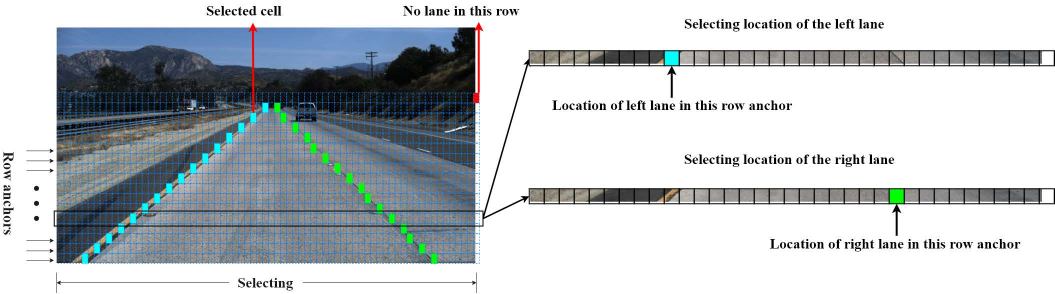
#> input picture src/lane_detect/vis.jpg, 2109 x 588 px, given in place of 6_Fail_Pedestrian_Red_Light.MOV, which was not available (shown at 1/2 size)
$ jupyter execute car_driving_module.ipynb   (text cells are left out)
#> lines starting #> are read from the running program, lines starting #| are printed output that depends on the picture; after the words box and inside, x2 and y2 are one past the last pixel; in counts of white or black regions, pixels touching at a corner belong together; pictures that were not available may be replaced by others from this repository, and a replacement may not be noted
#> further down, frame is the input picture: shape (588, 2109, 3); mean B, G, R 199.1, 195.4, 189.8
[cell 1]
import cv2
import numpy as np

# 이전 프레임의 차선 위치
prev_lane_position = None

def estimate_speed(frame, prev_lane_position):
    # 현재 프레임에서 차선을 감지 또는 추적합니다.
    current_lane_position = detect_lane(frame)

    # 이전 프레임과 현재 프레임의 차선 위치를 사용하여 속도를 계산합니다.
    if prev_lane_position is not None and current_lane_position is not None:
        # 이전 프레임과 현재 프레임의 차선 중심 간의 거리를 계산합니다.
        distance_px = abs(current_lane_position - prev_lane_position)

        # 픽셀 단위 거리를 실제 거리로 변환합니다. (픽셀 단위 거리 / 픽셀 단위 길이)
        # 예를 들어, 1 픽셀 단위 거리는 0.1미터가 될 수 있습니다.
        distance_m = distance_px * 0.005  # 예시: 1 픽셀 단위 거리는 0.1 미터라고 가정

        # 초당 이동 거리를 계산합니다.
        speed_mps = distance_m * fps  # 초당 이동 거리 = 픽셀 단위 거리 * 초당 프레임 수
        # m/s 를 km/h 로 변환
        speed_kph = speed_mps * 3.6

        return speed_kph

    else:
        return None

def detect_lane(frame):
    # 이미지를 그레이스케일로 변환
    gray = cv2.cvtColor(frame, cv2.COLOR_BGR2GRAY)

    # 가우시안 블러를 적용하여 노이즈 제거
    blurred = cv2.GaussianBlur(gray, (5, 5), 0)

    # Canny 엣지 감지를 사용하여 엣지 검출
    edges = cv2.Canny(blurred, 50, 150)
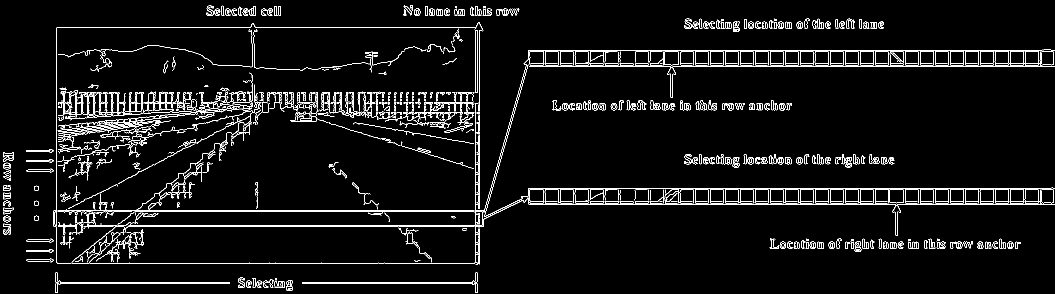
#> edges: shape (588, 2109) (shown at 1/2 size); 4.7% white in thin lines or dots

    # ROI(Region of Interest)를 정의하여 차선 영역에 대한 관심 영역 설정
    height, width = frame.shape[:2]
    roi_vertices = [
        (0, height),
        (width / 2, height / 2),
        (width, height)
    ]
    mask = np.zeros_like(edges)
    cv2.fillPoly(mask, [np.array(roi_vertices, dtype=np.int32)], 255)
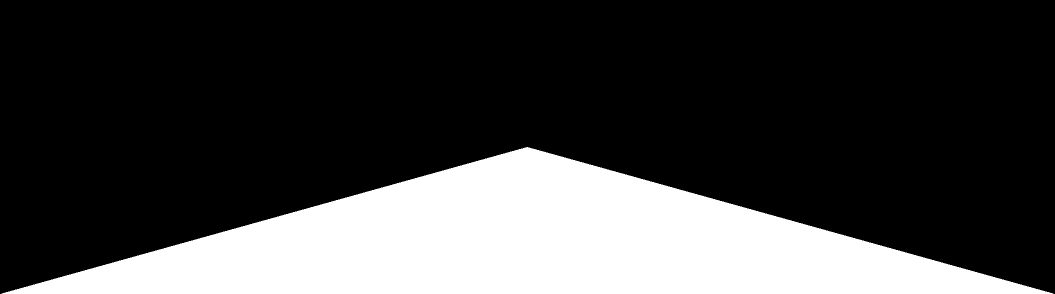
#> mask: shape (588, 2109) (shown at 1/2 size); 25% white; 1 white region, box (x1, y1, x2, y2) and area: (3, 294, 2107, 588) 310194
    masked_edges = cv2.bitwise_and(edges, mask)
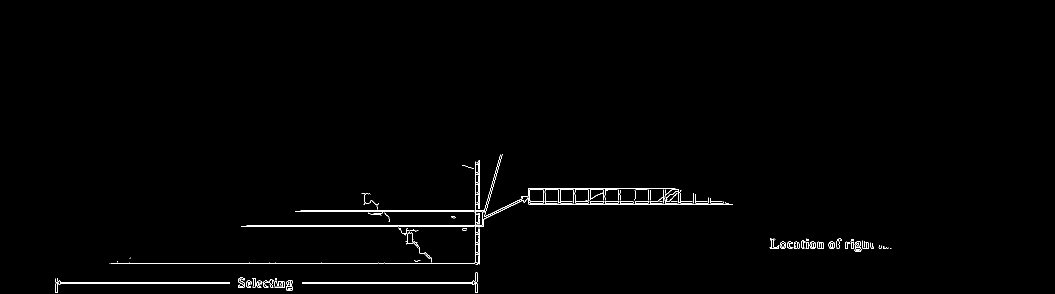
#> masked_edges: shape (588, 2109) (shown at 1/2 size); 0.79% white in thin lines or dots, all inside (x1, y1, x2, y2) = (111, 308, 1784, 586)

    # 허프 변환을 사용하여 선분을 검출
    lines = cv2.HoughLinesP(masked_edges, 1, np.pi / 180, 50, minLineLength=50, maxLineGap=100)
#> lines = 34 rows, first 6: [112, 564, 953, 564], [112, 566, 953, 566], [482, 453, 966, 453], [221, 526, 959, 526], [493, 450, 967, 450], [950, 408, 1465, 408]

    # 검출된 선분들을 원본 이미지에 그립니다.
    if lines is not None:
        for line in lines:
            x1, y1, x2, y2 = line[0]
            cv2.line(frame, (x1, y1), (x2, y2), (0, 255, 0), 3)
#> this loop made 34 passes
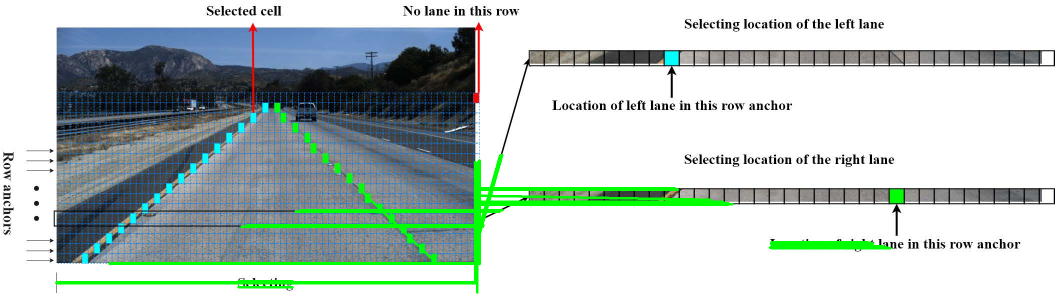
#> frame: shape (588, 2109, 3) (shown at 1/2 size); 3.03% of pixels changed, all inside (x1, y1, x2, y2) = (110, 307, 1784, 588)

    # 검출된 차선의 중앙을 계산하여 반환합니다.
    if lines is not None and len(lines) > 0:
        lane_position = np.mean([line[0][0] for line in lines])
#> lane_position = 950.5
        return lane_position
    else:
        return None

# 비디오 파일 열기
cap = cv2.VideoCapture('/home/min/dev_ws/machine_learning/project_3rd/data/TEST_VIDEO/6_Fail_Pedestrian_Red_Light.MOV')

# 프레임 수 계산
fps = cap.get(cv2.CAP_PROP_FPS)

while cap.isOpened():
    ret, frame = cap.read()
    if not ret:
        break

    # 속도 추정
    estimated_speed = estimate_speed(frame, prev_lane_position)

    if estimated_speed is not None:
        if estimated_speed < 10:  # 예시: 속도가 5km/h 미만이면 정지 상태로 간주
            driving_status = "STOP"
        else:
            driving_status = "DRIVING"
        print(f"Estimated speed: {estimated_speed} km/h, Driving status: {driving_status}")

        # 영상에 주행 상태 표시
        cv2.putText(frame, f"Status: {driving_status}", (20, 50), cv2.FONT_HERSHEY_SIMPLEX, 1, (0, 0, 255), 2, cv2.LINE_AA)

    # 이전 프레임의 차선 위치를 업데이트
    prev_lane_position = detect_lane(frame)
#> in detect_lane (call 2), `gray = cv2.cvtColor(frame, cv2.COLOR_BGR2GRAY)`:
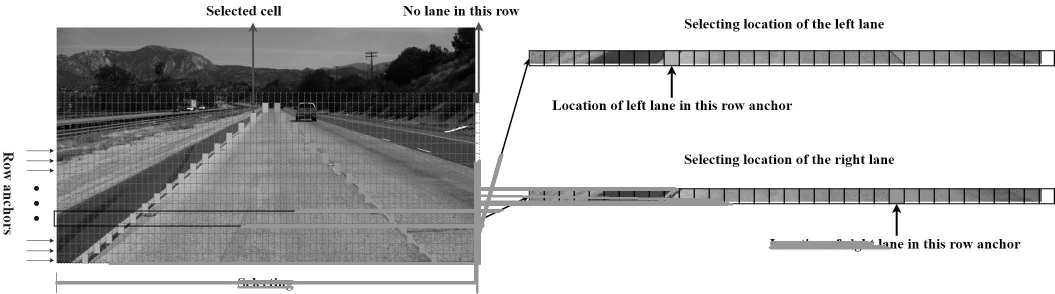
#> gray: shape (588, 2109) (shown at 1/2 size); min 0, max 255, mean 193.6
#> in detect_lane (call 2), `edges = cv2.Canny(blurred, 50, 150)`:
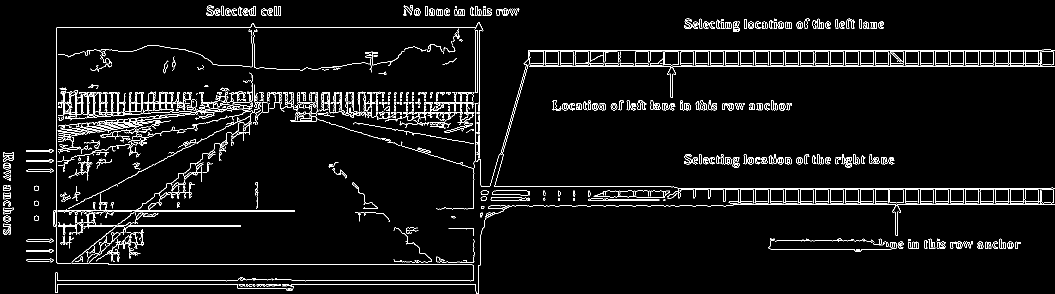
#> edges: shape (588, 2109) (shown at 1/2 size); 4.4% white in thin lines or dots
#> in detect_lane (call 2), `masked_edges = cv2.bitwise_and(edges, mask)`:
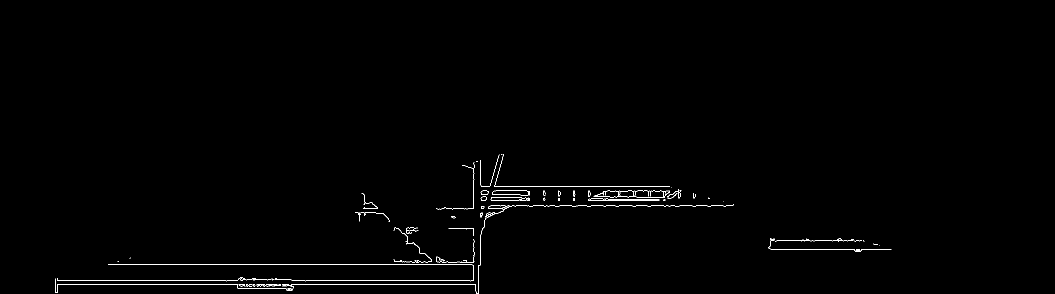
#> masked_edges: shape (588, 2109) (shown at 1/2 size); 0.58% white in thin lines or dots, all inside (x1, y1, x2, y2) = (110, 308, 1783, 588)
#> in detect_lane (call 2), `lines = cv2.HoughLinesP(masked_edges, 1, np.pi / 180, 50, minLineLengt..`: lines = 34 rows, first 6: [111, 568, 956, 568], [217, 529, 961, 529], [111, 561, 475, 561], [947, 411, 1459, 411], [947, 373, 1339, 373], [947, 393, 1330, 399]
#> the loop in detect_lane (call 2), `for line in lines:` made 34 passes
#> after the loop in detect_lane (call 2), `for line in lines:`:
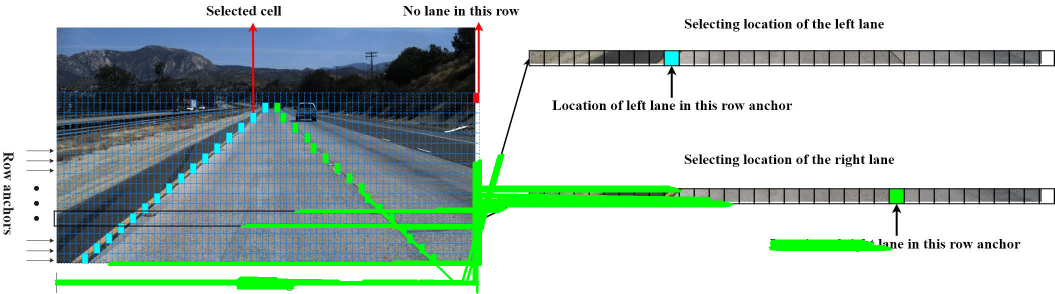
#> frame: shape (588, 2109, 3) (shown at 1/2 size); 1.4% of pixels changed, all inside (x1, y1, x2, y2) = (109, 307, 1785, 579)
#> in detect_lane (call 2), `lane_position = np.mean([line[0][0] for line in lines])`: lane_position = 810.4
#> prev_lane_position = 810.4

    # 영상 출력
    cv2.imshow('Lane Detection', frame)

    if cv2.waitKey(1) & 0xFF == ord('q'):
#> (key q is pressed here)
        break

# 비디오 파일 닫기
cap.release()
cv2.destroyAllWindows()

[cell 2]
import cv2

# 배경 제거 모델 초기화
fgbg = cv2.createBackgroundSubtractorMOG2()

def estimate_driving_status(frame):
    # 배경 제거 적용
    fgmask = fgbg.apply(frame)
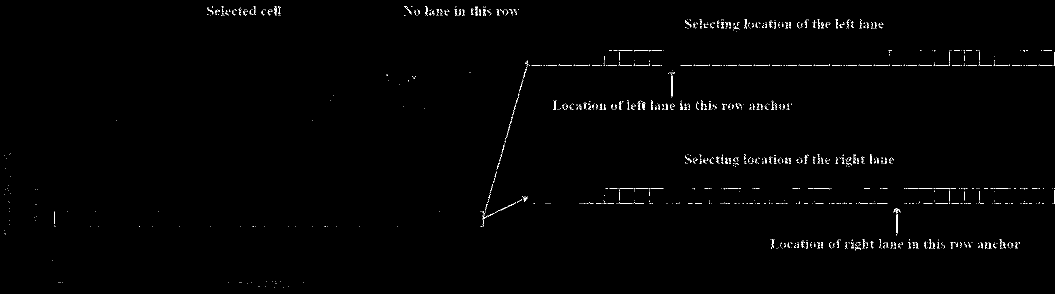
#> fgmask: shape (588, 2109) (shown at 1/2 size); values 127 (black) and 255 (white), 0.7% white in thin lines or dots

    # 배경만 남기고 나머지는 제거
    background_only = cv2.bitwise_and(frame, frame, mask=fgmask)

    # 프레임을 그레이스케일로 변환합니다.
    gray = cv2.cvtColor(background_only, cv2.COLOR_BGR2GRAY)


    prev_frame = gray  #이전 프레임을 현재 프레임으로 설정

    # 현재 프레임과 이전 프레임 간의 차이를 계산합니다.
    frame_diff = cv2.absdiff(prev_frame, gray)
#> frame_diff: shape (588, 2109); every value is 0

    # 차량의 움직임이 있는지 여부를 확인합니다.
    motion_detected = False


    # 주행 중인지 여부를 판단합니다.
    if motion_detected:
        driving_status = "DRIVING"
    else:
        driving_status = "STOP"

    return driving_status

# 비디오 파일 열기
cap = cv2.VideoCapture('/home/min/dev_ws/machine_learning/project_3rd/data/TEST_VIDEO/6_Fail_Pedestrian_Red_Light.MOV')

while cap.isOpened():
    ret, frame = cap.read()
    if not ret:
        break

    # 주행 상태 추정
    status = estimate_driving_status(frame)
#> status = 'STOP'

    # 주행 상태 표시
    cv2.putText(frame, f"Status: {status}", (20, 50), cv2.FONT_HERSHEY_SIMPLEX, 1, (0, 0, 255), 2, cv2.LINE_AA)
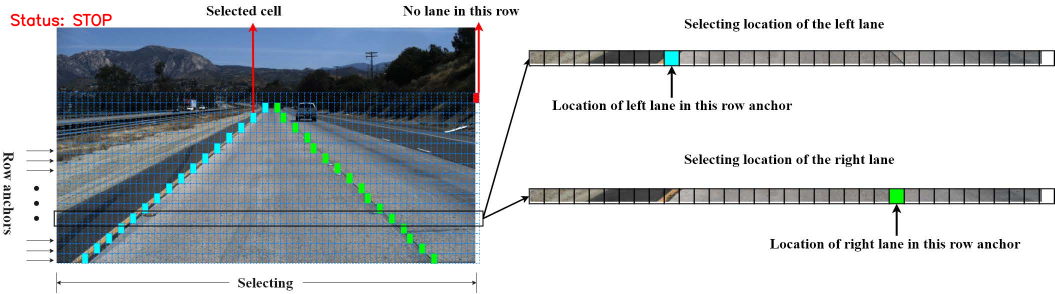
#> frame: shape (588, 2109, 3) (shown at 1/2 size); 0.19% of pixels changed, all inside (x1, y1, x2, y2) = (21, 27, 224, 53)

    # 영상 출력
    cv2.imshow('Driving Status Estimation', frame)

    if cv2.waitKey(1) & 0xFF == ord('q'):
#> (key q is pressed here)
        break

# 비디오 파일 닫기
cap.release()
cv2.destroyAllWindows()

[cell 3]
import cv2
from ultralytics import YOLO
from collections import deque, Counter

class TrafficLightDetector:
    def __init__(self, model_path, history_length=30):
        self.model = YOLO(model_path)
        self.desired_width = 640
        self.desired_height = 640
        self.history_length = history_length
        self.size_history = deque(maxlen=history_length)

    # [28 lines left out: functions detect_traffic_light, check_driving_status, not called in this run]

def main(video_path, model_path):
    cap = cv2.VideoCapture(video_path)
    detector = TrafficLightDetector(model_path)
    while cap.isOpened():
        success, frame = cap.read()
        if not success:
            break
        is_driving, results = detector.detect_traffic_light(frame)
        if is_driving:
            status = "DRIVING"
        else:
            status = "STOP"
        # 결과 출력
        cv2.putText(frame, f"Status: {status}", (20, 50), cv2.FONT_HERSHEY_SIMPLEX, 1, (0, 0, 255), 2, cv2.LINE_AA)
        if len(results) > 0:
            annotated_frame = results[0].plot()
            cv2.imshow("YOLOv8 Tracking", annotated_frame)
        cv2.imshow("Frame", frame)
        if cv2.waitKey(1) & 0xFF == ord('q'):
            break
    cap.release()
    cv2.destroyAllWindows()

if __name__ == "__main__":
    video_path = "/home/min/dev_ws/machine_learning/project_3rd/data/TEST_VIDEO/6_Fail_Pedestrian_Red_Light.MOV"
    model_path = "/home/min/dev_ws/machine_learning/project_3rd/src/model_learning/traffic_light/traffic_best_ver2.pt"
    threshold = 100  # 주행 상태 판단을 위한 임계값 설정
    main(video_path, model_path)
#> (the call stopped at in __init__, `self.model = YOLO(model_path)`: ultralytics is not available in this run)

[cell 4]
import cv2
from ultralytics import YOLO
from collections import deque, Counter

class TrafficLightDetector:
    def __init__(self, model_path, history_length=30):
        self.model = YOLO(model_path)
        self.desired_width = 640
        self.desired_height = 640
        self.history_length = history_length
        self.size_history = deque(maxlen=history_length)
        self.signal_detected = False

    # [34 lines left out: functions detect_traffic_light, check_driving_status, not called in this run]

def main(video_path, model_path):
    cap = cv2.VideoCapture(video_path)
    detector = TrafficLightDetector(model_path)
    while cap.isOpened():
        success, frame = cap.read()
        if not success:
            break
        is_driving, results = detector.detect_traffic_light(frame)
        if is_driving is not None:
            if is_driving:
                status = "DRIVING"
            else:
                status = "STOP"
            # 결과 출력
            cv2.putText(frame, f"Status: {status}", (20, 50), cv2.FONT_HERSHEY_SIMPLEX, 1, (0, 0, 255), 2, cv2.LINE_AA)
        elif not detector.signal_detected:
            # 신호등이 인식되지 않으면 주행 상태 표시를 제거
            pass
        if len(results) > 0:
            annotated_frame = results[0].plot()
            cv2.imshow("YOLOv8 Tracking", annotated_frame)
        cv2.imshow("Frame", frame)
        if cv2.waitKey(1) & 0xFF == ord('q'):
            break
    cap.release()
    cv2.destroyAllWindows()

if __name__ == "__main__":
    video_path = "/home/min/dev_ws/machine_learning/project_3rd/data/TEST_VIDEO/6_Fail_Pedestrian_Red_Light.MOV"
    model_path = "/home/min/dev_ws/machine_learning/project_3rd/src/model_learning/traffic_light/traffic_best_ver2.pt"
    threshold = 100  # 주행 상태 판단을 위한 임계값 설정
    main(video_path, model_path)
#> (the call stopped at in __init__, `self.model = YOLO(model_path)`: ultralytics is not available in this run)

[cell 5]
import cv2
from ultralytics import YOLO
from collections import deque, Counter

class TrafficLightDetector:
    def __init__(self, model_path, history_length=30):
        self.model = YOLO(model_path)
        self.desired_width = 640
        self.desired_height = 640
        self.history_length = history_length
        self.size_history = deque(maxlen=history_length)
        self.signal_detected = False

    # [34 lines left out: functions detect_traffic_light, check_driving_status, not called in this run]

def main(video_path, model_path):
    cap = cv2.VideoCapture(video_path)
    detector = TrafficLightDetector(model_path)
    while cap.isOpened():
        success, frame = cap.read()
        if not success:
            break
        is_driving, results = detector.detect_traffic_light(frame)
        if is_driving is not None:
            if is_driving:
                status = "DRIVING"
            else:
                status = "STOP"
            # 결과 출력
            cv2.putText(frame, f"Status: {status}", (20, 50), cv2.FONT_HERSHEY_SIMPLEX, 1, (0, 0, 255), 2, cv2.LINE_AA)
        elif not detector.signal_detected:
            # 신호등이 인식되지 않으면 주행 상태 표시를 제거
            pass
        if len(results) > 0:
            annotated_frame = results[0].plot()
            cv2.imshow("YOLOv8 Tracking", annotated_frame)
        cv2.imshow("Frame", frame)
        if cv2.waitKey(1) & 0xFF == ord('q'):
            break
    cap.release()
    cv2.destroyAllWindows()

if __name__ == "__main__":
    video_path = "/home/min/dev_ws/machine_learning/project_3rd/data/TEST_VIDEO/6_Fail_Pedestrian_Red_Light.MOV"
    model_path = "/home/min/dev_ws/machine_learning/project_3rd/src/model_learning/traffic_light/traffic_best_ver2.pt"
    threshold = 30  # 주행 상태 판단을 위한 임계값 설정
    main(video_path, model_path)
#> (the call stopped at in __init__, `self.model = YOLO(model_path)`: ultralytics is not available in this run)

[cell 6]
import cv2
from ultralytics import YOLO
from collections import deque, Counter

class TrafficLightDetector:
    def __init__(self, model_path, history_length=30):
        self.model = YOLO(model_path)
        self.desired_width = 640
        self.desired_height = 640
        self.history_length = history_length
        self.size_history = deque(maxlen=history_length)
        self.signal_detected = False
        self.signal_color = None
        self.classes = {
            0: 'Red',
            1: 'Red and Green Arrow',
            2: 'Green',
            3: 'Yellow',
            4: 'Green and Green Arrow',
            5: 'Green Arrow'
        }

    # [49 lines left out: functions detect_traffic_light, check_driving_status, not called in this run]

def main(video_path, model_path):
    cap = cv2.VideoCapture(video_path)
    detector = TrafficLightDetector(model_path)
    while cap.isOpened():
        success, frame = cap.read()
        if not success:
            break
        is_driving, results = detector.detect_traffic_light(frame)
        if is_driving is not None:
            if is_driving:
                status = "DRIVING"
            else:
                status = "STOP"
            # 결과 출력
            cv2.putText(frame, f"Status: {status}", (20, 50), cv2.FONT_HERSHEY_SIMPLEX, 1, (0, 0, 255), 2, cv2.LINE_AA)
            if detector.signal_color is not None:
                # 신호등 색상 출력
                cv2.putText(frame, f"Signal color: {detector.signal_color}", (20, 100), cv2.FONT_HERSHEY_SIMPLEX, 1, (0, 255, 255), 2, cv2.LINE_AA)
        elif not detector.signal_detected:
            # 신호등이 인식되지 않으면 주행 상태 표시를 제거
            pass
        if len(results) > 0:
            annotated_frame = results[0].plot()
            cv2.imshow("YOLOv8 Tracking", annotated_frame)
        cv2.imshow("Frame", frame)
        if cv2.waitKey(1) & 0xFF == ord('q'):
            break
    cap.release()
    cv2.destroyAllWindows()

if __name__ == "__main__":
    video_path = "/home/min/dev_ws/machine_learning/project_3rd/data/TEST_VIDEO/6_Fail_Pedestrian_Red_Light.MOV"
    model_path = "/home/min/dev_ws/machine_learning/project_3rd/src/model_learning/traffic_light/traffic_best_ver2.pt"
    threshold = 30  # 주행 상태 판단을 위한 임계값 설정
    main(video_path, model_path)
#> (the call stopped at in __init__, `self.model = YOLO(model_path)`: ultralytics is not available in this run)

[cell 7]
import cv2
from ultralytics import YOLO
from collections import deque, Counter

class TrafficLightDetector:
    def __init__(self, model_path, history_length=30):
        self.model = YOLO(model_path)
        self.desired_width = 640
        self.desired_height = 640
        self.history_length = history_length
        self.size_history = deque(maxlen=history_length)
        self.signal_detected = False
        self.signal_color = None
        self.classes = {
            0: 'Red',
            1: 'Red and Green Arrow',
            2: 'Green',
            3: 'Yellow',
            4: 'Green and Green Arrow',
            5: 'Green Arrow'
        }

    # [57 lines left out: functions detect_traffic_light, check_driving_status, not called in this run]

def main(video_path, model_path):
    cap = cv2.VideoCapture(video_path)
    detector = TrafficLightDetector(model_path)
    while cap.isOpened():
        success, frame = cap.read()
        if not success:
            break
        is_driving, results, pass_fail = detector.detect_traffic_light(frame)
        if is_driving is not None:
            if is_driving:
                status = "DRIVING"
            else:
                status = "STOP"
            # 결과 출력
            cv2.putText(frame, f"Status: {status}", (20, 50), cv2.FONT_HERSHEY_SIMPLEX, 1, (0, 0, 255), 2, cv2.LINE_AA)
            if detector.signal_color is not None:
                # 신호등 색상 출력
                cv2.putText(frame, f"Signal color: {detector.signal_color}", (20, 100), cv2.FONT_HERSHEY_SIMPLEX, 1, (0, 255, 255), 2, cv2.LINE_AA)
                cv2.putText(frame, f"Pass/Fail: {pass_fail}", (20, 150), cv2.FONT_HERSHEY_SIMPLEX, 1, (255, 0, 0), 2, cv2.LINE_AA)
        elif not detector.signal_detected:
            # 신호등이 인식되지 않으면 주행 상태 표시를 제거
            pass


        if len(results) > 0:
            annotated_frame = results[0].plot()
            cv2.imshow("YOLOv8 Tracking", annotated_frame)
        cv2.imshow("Frame", frame)
        if cv2.waitKey(1) & 0xFF == ord('q'):
            break
    cap.release()
    cv2.destroyAllWindows()

if __name__ == "__main__":
    video_path = "/home/min/dev_ws/machine_learning/project_3rd/data/TEST_VIDEO/6_Fail_Pedestrian_Red_Light.MOV"
    model_path = "/home/min/dev_ws/machine_learning/project_3rd/src/model_learning/traffic_light/traffic_best_ver2.pt"
    threshold = 10  # 주행 상태 판단을 위한 임계값 설정
    main(video_path, model_path)
#> (the call stopped at in __init__, `self.model = YOLO(model_path)`: ultralytics is not available in this run)
